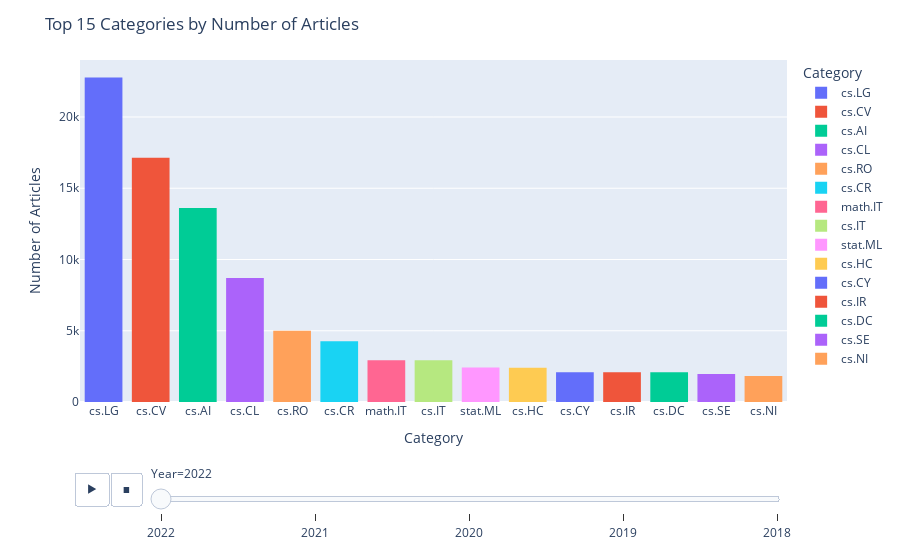

The cell this chart's notebook holds for it:
### Code cell
import pandas as pd
import plotly.express as px

# Define the years to loop over
years = [2022, 2021, 2020, 2019, 2018]

# Create an empty list to store the dataframes for each year
dfs = []

# Loop over each year
for year in years:
    # Count the number of articles by category for the current year
    category_counts = pd.Series(
        cs_articles[cs_articles['year'] == year]['categories'].str.split(expand=True).values.ravel()).value_counts()

    # Keep only the top 10 categories
    category_counts = category_counts[:15]

    # Create a dataframe for the current year
    df = pd.DataFrame(
        {'Category': category_counts.index, 
        'Number of Articles': category_counts.values, 'Year': year}
        )

    # Append the dataframe to the list of dataframes
    dfs.append(df)

# Concatenate the dataframes into a single dataframe
df = pd.concat(dfs, ignore_index=True)

# Create an animated histogram using Plotly
fig = px.histogram(
    df, 
    x='Category', 
    y='Number of Articles', 
    color='Category', 
    animation_frame='Year', 
    nbins=len(df['Category'].unique())
    )

# Set the layout of the plot
fig.update_layout(
    title='Top 15 Categories by Number of Articles', 
    xaxis_title='Category', 
    yaxis_title='Number of Articles', 
    yaxis=dict(range=[0, 24000])
    )

fig.show()

### Figure 1 — Plotly figure (JSON) as saved in the notebook; plotly's stock layout.template omitted (floating-point values rounded to 4 significant figures)
{"data": [{"alignmentgroup": "True", "bingroup": "x", "histfunc": "sum", "hovertemplate": "Category=%{x}<br>Year=2022<br>sum of Number of Articles=%{y}<extra></extra>", "legendgroup": "cs.LG", "marker": {"color": "#636efa", "pattern": {"shape": ""}}, "name": "cs.LG", "nbinsx": 18, "offsetgroup": "cs.LG", "orientation": "v", "showlegend": true, "type": "histogram", "x": ["cs.LG"], "xaxis": "x", "y": [22778], "yaxis": "y"}, {"alignmentgroup": "True", "bingroup": "x", "histfunc": "sum", "hovertemplate": "Category=%{x}<br>Year=2022<br>sum of Number of Articles=%{y}<extra></extra>", "legendgroup": "cs.CV", "marker": {"color": "#EF553B", "pattern": {"shape": ""}}, "name": "cs.CV", "nbinsx": 18, "offsetgroup": "cs.CV", "orientation": "v", "showlegend": true, "type": "histogram", "x": ["cs.CV"], "xaxis": "x", "y": [17139], "yaxis": "y"}, {"alignmentgroup": "True", "bingroup": "x", "histfunc": "sum", "hovertemplate": "Category=%{x}<br>Year=2022<br>sum of Number of Articles=%{y}<extra></extra>", "legendgroup": "cs.AI", "marker": {"color": "#00cc96", "pattern": {"shape": ""}}, "name": "cs.AI", "nbinsx": 18, "offsetgroup": "cs.AI", "orientation": "v", "showlegend": true, "type": "histogram", "x": ["cs.AI"], "xaxis": "x", "y": [13621], "yaxis": "y"}, {"alignmentgroup": "True", "bingroup": "x", "histfunc": "sum", "hovertemplate": "Category=%{x}<br>Year=2022<br>sum of Number of Articles=%{y}<extra></extra>", "legendgroup": "cs.CL", "marker": {"color": "#ab63fa", "pattern": {"shape": ""}}, "name": "cs.CL", "nbinsx": 18, "offsetgroup": "cs.CL", "orientation": "v", "showlegend": true, "type": "histogram", "x": ["cs.CL"], "xaxis": "x", "y": [8704], "yaxis": "y"}, {"alignmentgroup": "True", "bingroup": "x", "histfunc": "sum", "hovertemplate": "Category=%{x}<br>Year=2022<br>sum of Number of Articles=%{y}<extra></extra>", "legendgroup": "cs.RO", "marker": {"color": "#FFA15A", "pattern": {"shape": ""}}, "name": "cs.RO", "nbinsx": 18, "offsetgroup": "cs.RO", "orientation": "v", "showlegend": true, "type": "histogram", "x": ["cs.RO"], "xaxis": "x", "y": [4998], "yaxis": "y"}, {"alignmentgroup": "True", "bingroup": "x", "histfunc": "sum", "hovertemplate": "Category=%{x}<br>Year=2022<br>sum of Number of Articles=%{y}<extra></extra>", "legendgroup": "cs.CR", "marker": {"color": "#19d3f3", "pattern": {"shape": ""}}, "name": "cs.CR", "nbinsx": 18, "offsetgroup": "cs.CR", "orientation": "v", "showlegend": true, "type": "histogram", "x": ["cs.CR"], "xaxis": "x", "y": [4262], "yaxis": "y"}, {"alignmentgroup": "True", "bingroup": "x", "histfunc": "sum", "hovertemplate": "Category=%{x}<br>Year=2022<br>sum of Number of Articles=%{y}<extra></extra>", "legendgroup": "math.IT", "marker": {"color": "#FF6692", "pattern": {"shape": ""}}, "name": "math.IT", "nbinsx": 18, "offsetgroup": "math.IT", "orientation": "v", "showlegend": true, "type": "histogram", "x": ["math.IT"], "xaxis": "x", "y": [2934], "yaxis": "y"}, {"alignmentgroup": "True", "bingroup": "x", "histfunc": "sum", "hovertemplate": "Category=%{x}<br>Year=2022<br>sum of Number of Articles=%{y}<extra></extra>", "legendgroup": "cs.IT", "marker": {"color": "#B6E880", "pattern": {"shape": ""}}, "name": "cs.IT", "nbinsx": 18, "offsetgroup": "cs.IT", "orientation": "v", "showlegend": true, "type": "histogram", "x": ["cs.IT"], "xaxis": "x", "y": [2934], "yaxis": "y"}, {"alignmentgroup": "True", "bingroup": "x", "histfunc": "sum", "hovertemplate": "Category=%{x}<br>Year=2022<br>sum of Number of Articles=%{y}<extra></extra>", "legendgroup": "stat.ML", "marker": {"color": "#FF97FF", "pattern": {"shape": ""}}, "name": "stat.ML", "nbinsx": 18, "offsetgroup": "stat.ML", "orientation": "v", "showlegend": true, "type": "histogram", "x": ["stat.ML"], "xaxis": "x", "y": [2425], "yaxis": "y"}, {"alignmentgroup": "True", "bingroup": "x", "histfunc": "sum", "hovertemplate": "Category=%{x}<br>Year=2022<br>sum of Number of Articles=%{y}<extra></extra>", "legendgroup": "cs.HC", "marker": {"color": "#FECB52", "pattern": {"shape": ""}}, "name": "cs.HC", "nbinsx": 18, "offsetgroup": "cs.HC", "orientation": "v", "showlegend": true, "type": "histogram", "x": ["cs.HC"], "xaxis": "x", "y": [2405], "yaxis": "y"}, {"alignmentgroup": "True", "bingroup": "x", "histfunc": "sum", "hovertemplate": "Category=%{x}<br>Year=2022<br>sum of Number of Articles=%{y}<extra></extra>", "legendgroup": "cs.CY", "marker": {"color": "#636efa", "pattern": {"shape": ""}}, "name": "cs.CY", "nbinsx": 18, "offsetgroup": "cs.CY", "orientation": "v", "showlegend": true, "type": "histogram", "x": ["cs.CY"], "xaxis": "x", "y": [2084], "yaxis": "y"}, {"alignmentgroup": "True", "bingroup": "x", "histfunc": "sum", "hovertemplate": "Category=%{x}<br>Year=2022<br>sum of Number of Articles=%{y}<extra></extra>", "legendgroup": "cs.IR", "marker": {"color": "#EF553B", "pattern": {"shape": ""}}, "name": "cs.IR", "nbinsx": 18, "offsetgroup": "cs.IR", "orientation": "v", "showlegend": true, "type": "histogram", "x": ["cs.IR"], "xaxis": "x", "y": [2082], "yaxis": "y"}, {"alignmentgroup": "True", "bingroup": "x", "histfunc": "sum", "hovertemplate": "Category=%{x}<br>Year=2022<br>sum of Number of Articles=%{y}<extra></extra>", "legendgroup": "cs.DC", "marker": {"color": "#00cc96", "pattern": {"shape": ""}}, "name": "cs.DC", "nbinsx": 18, "offsetgroup": "cs.DC", "orientation": "v", "showlegend": true, "type": "histogram", "x": ["cs.DC"], "xaxis": "x", "y": [2081], "yaxis": "y"}, {"alignmentgroup": "True", "bingroup": "x", "histfunc": "sum", "hovertemplate": "Category=%{x}<br>Year=2022<br>sum of Number of Articles=%{y}<extra></extra>", "legendgroup": "cs.SE", "marker": {"color": "#ab63fa", "pattern": {"shape": ""}}, "name": "cs.SE", "nbinsx": 18, "offsetgroup": "cs.SE", "orientation": "v", "showlegend": true, "type": "histogram", "x": ["cs.SE"], "xaxis": "x", "y": [1970], "yaxis": "y"}, {"alignmentgroup": "True", "bingroup": "x", "histfunc": "sum", "hovertemplate": "Category=%{x}<br>Year=2022<br>sum of Number of Articles=%{y}<extra></extra>", "legendgroup": "cs.NI", "marker": {"color": "#FFA15A", "pattern": {"shape": ""}}, "name": "cs.NI", "nbinsx": 18, "offsetgroup": "cs.NI", "orientation": "v", "showlegend": true, "type": "histogram", "x": ["cs.NI"], "xaxis": "x", "y": [1827], "yaxis": "y"}], "layout": {"barmode": "relative", "legend": {"title": {"text": "Category"}, "tracegroupgap": 0}, "margin": {"t": 60}, "sliders": [{"active": 0, "currentvalue": {"prefix": "Year="}, "len": 0.9, "pad": {"b": 10, "t": 60}, "steps": [{"args": [["2022"], {"frame": {"duration": 0, "redraw": true}, "fromcurrent": true, "mode": "immediate", "transition": {"duration": 0, "easing": "linear"}}], "label": "2022", "method": "animate"}, {"args": [["2021"], {"frame": {"duration": 0, "redraw": true}, "fromcurrent": true, "mode": "immediate", "transition": {"duration": 0, "easing": "linear"}}], "label": "2021", "method": "animate"}, {"args": [["2020"], {"frame": {"duration": 0, "redraw": true}, "fromcurrent": true, "mode": "immediate", "transition": {"duration": 0, "easing": "linear"}}], "label": "2020", "method": "animate"}, {"args": [["2019"], {"frame": {"duration": 0, "redraw": true}, "fromcurrent": true, "mode": "immediate", "transition": {"duration": 0, "easing": "linear"}}], "label": "2019", "method": "animate"}, {"args": [["2018"], {"frame": {"duration": 0, "redraw": true}, "fromcurrent": true, "mode": "immediate", "transition": {"duration": 0, "easing": "linear"}}], "label": "2018", "method": "animate"}], "x": 0.1, "xanchor": "left", "y": 0, "yanchor": "top"}], "title": {"text": "Top 15 Categories by Number of Articles"}, "updatemenus": [{"buttons": [{"args": [null, {"frame": {"duration": 500, "redraw": true}, "fromcurrent": true, "mode": "immediate", "transition": {"duration": 500, "easing": "linear"}}], "label": "&#9654;", "method": "animate"}, {"args": [[null], {"frame": {"duration": 0, "redraw": true}, "fromcurrent": true, "mode": "immediate", "transition": {"duration": 0, "easing": "linear"}}], "label": "&#9724;", "method": "animate"}], "direction": "left", "pad": {"r": 10, "t": 70}, "showactive": false, "type": "buttons", "x": 0.1, "xanchor": "right", "y": 0, "yanchor": "top"}], "xaxis": {"anchor": "y", "categoryarray": ["cs.LG", "cs.CV", "cs.AI", "cs.CL", "cs.RO", "cs.CR", "math.IT", "cs.IT", "stat.ML", "cs.HC", "cs.CY", "cs.IR", "cs.DC", "cs.SE", "cs.NI", "cs.DS", "cs.SI", "cs.SY"], "categoryorder": "array", "domain": [0, 1], "title": {"text": "Category"}}, "yaxis": {"anchor": "x", "domain": [0, 1], "range": [0, 24000], "title": {"text": "Number of Articles"}}}}
